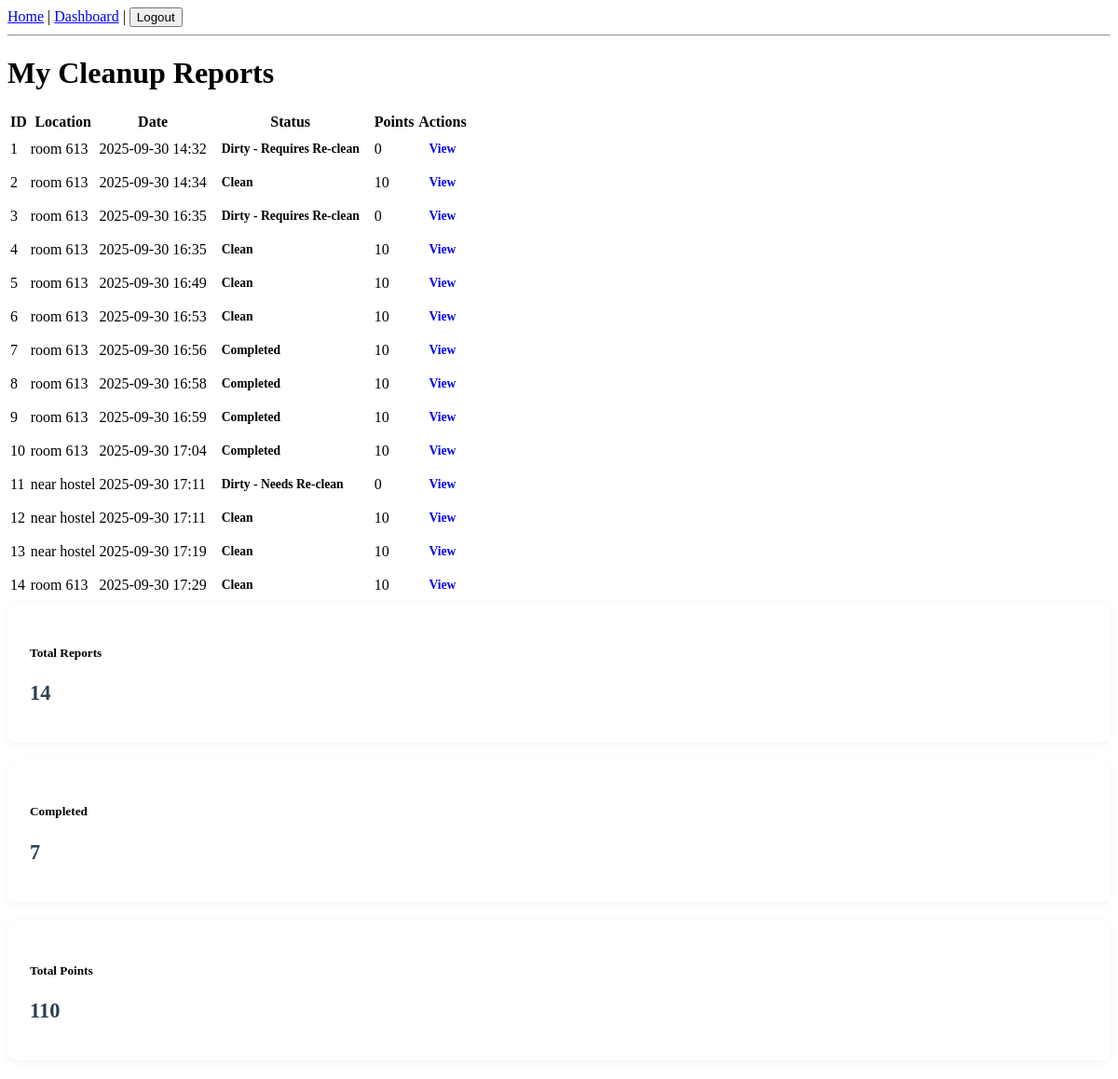
Page /user_reports (signed in) on the committed database.
### app.py (models this page shows, shortened)
class CleanupReport(db.Model):
    id = db.Column(db.Integer, primary_key=True)
    location = db.Column(db.String(200), nullable=False, index=True)
    reported_by = db.Column(db.String(150), nullable=False, index=True)
    notes = db.Column(db.Text)
    photo = db.Column(db.LargeBinary)
    photo_filename = db.Column(db.String(255))
    submitted_photo = db.Column(db.LargeBinary)
    submitted_photo_filename = db.Column(db.String(255))
    status = db.Column(db.String(50), default='Pending', index=True)
    created_at = db.Column(db.DateTime, default=db.func.now(), index=True)
    requested_by_id = db.Column(db.Integer, db.ForeignKey('user.id'), nullable=False)
    requested_by = db.relationship(
        'User',
        back_populates='cleanup_requests',
        foreign_keys=[requested_by_id]
    )
    submitted_by_cleaner_id = db.Column(db.Integer, db.ForeignKey('user.id'))
    submitted_by_cleaner = db.relationship(
        'User',
        back_populates='cleanups_submitted',
        foreign_keys=[submitted_by_cleaner_id]
    )
    is_complete = db.Column(db.Boolean, default=False, index=True)
    points_awarded = db.Column(db.Integer, default=0)
    rating = db.Column(db.Integer)

### app.py (the view)
@app.route('/user_reports')
@login_required
def user_reports():
    reports = CleanupReport.query.filter_by(reported_by=current_user.username).all()
    return render_template('user_reports.html', reports=reports)

### app.py (called while the page is built)
@app.context_processor
def inject_now():
    return {'now': datetime.now()}

@login_manager.user_loader
def load_user(user_id: str):
    return User.query.get(int(user_id))

### templates/user_reports.html (shortened to what this page needs)
{% extends "base.html" %}
{% block content %}
<div class="container">
    <h1>My Cleanup Reports</h1>
    {% if reports %}
        <div class="table-responsive mt-4">
            <table class="table table-striped">
                <thead>
                    <tr>
                        <th>ID</th>
                        <th>Location</th>
                        <th>Date</th>
                        <th>Status</th>
                        <th>Points</th>
                        <th>Actions</th>
                    </tr>
                </thead>
                <tbody>
                    {% for report in reports %}
                        <tr>
                            <td>{{ report.id }}</td>
                            <td>{{ report.location }}</td>
                            <td>{{ report.created_at.strftime('%Y-%m-%d %H:%M') }}</td>
                            <td>
                                <span class="badge bg-{{ 'success' if report.status == 'Clean' else 'warning' if report.status == 'Pending' else 'danger' }}">
                                    {{ report.status }}
                                </span>
                            </td>
                            <td>{{ report.points_awarded }}</td>
                            <td>
                                <a href="{{ url_for('view_report', report_id=report.id) }}" class="btn btn-sm btn-primary">View</a>
                            </td>
                        </tr>
                    {% endfor %}
                </tbody>
            </table>
        </div>
    {% endif %}
    <div class="row mt-4">
        <div class="col-md-4">
            <div class="card bg-primary text-white">
                <div class="card-body">
                    <h5 class="card-title">Total Reports</h5>
                    <h2>{{ reports|length }}</h2>
                </div>
            </div>
        </div>
        <div class="col-md-4">
            <div class="card bg-success text-white">
                <div class="card-body">
                    <h5 class="card-title">Completed</h5>
                    <h2>{{ reports|selectattr('status', 'equalto', 'Clean')|list|length }}</h2>
                </div>
            </div>
        </div>
        <div class="col-md-4">
            <div class="card bg-info text-white">
                <div class="card-body">
                    <h5 class="card-title">Total Points</h5>
                    <h2>{{ reports|sum(attribute='points_awarded') }}</h2>
                </div>
            </div>
        </div>
    </div>
</div>
{% endblock %}

### static/css/cleaner_dashboard.css (style rules this page uses)
:root { --primary-blue: #2e86de; --primary-hover: #1e66be; --success-green: #28a745; --success-hover: #218838; --neutral-light: #f5f7fa; --neutral-border: #dee2e6; --text-primary: #2f3640; --text-secondary: #7f8c8d; --shadow-light: 0 2px 10px rgba(0, 0, 0, 0.05); --shadow-medium: 0 4px 15px rgba(0, 0, 0, 0.1); --transition: all 0.2s ease-in-out; }
.card { background: white; border-radius: 10px; box-shadow: var(--shadow-light); padding: 24px; margin-bottom: 20px; transition: var(--transition); }
.card h2 { margin-top: 0; margin-bottom: 16px; color: #2c3e50; font-size: 1.4rem; font-weight: 700; }
.btn { border: none; border-radius: 6px; padding: 10px 16px; font-weight: 600; cursor: pointer; font-size: 0.9rem; transition: var(--transition); text-decoration: none; display: inline-block; text-align: center; }
.btn-sm { padding: 8px 12px; font-size: 0.85rem; }
.badge { display: inline-block; padding: 6px 12px; border-radius: 6px; font-size: 0.85rem; font-weight: 600; }

### rows in the picture
CleanupReport: id "1", location "room 613", created_at "2025-09-30 14:32", status "Dirty - Requires Re-clean", points_awarded "0"
CleanupReport: id "2", location "room 613", created_at "2025-09-30 14:34", status "Clean", points_awarded "10"
CleanupReport: id "3", location "room 613", created_at "2025-09-30 16:35", status "Dirty - Requires Re-clean", points_awarded "0"
CleanupReport: id "4", location "room 613", created_at "2025-09-30 16:35", status "Clean", points_awarded "10"
CleanupReport: id "5", location "room 613", created_at "2025-09-30 16:49", status "Clean", points_awarded "10"
CleanupReport: id "6", location "room 613", created_at "2025-09-30 16:53", status "Clean", points_awarded "10"
CleanupReport: id "7", location "room 613", created_at "2025-09-30 16:56", status "Completed", points_awarded "10"
CleanupReport: id "8", location "room 613", created_at "2025-09-30 16:58", status "Completed", points_awarded "10"
CleanupReport: id "9", location "room 613", created_at "2025-09-30 16:59", status "Completed", points_awarded "10"
CleanupReport: id "10", location "room 613", created_at "2025-09-30 17:04", status "Completed", points_awarded "10"
CleanupReport: id "11", location "near hostel", created_at "2025-09-30 17:11", status "Dirty - Needs Re-clean", points_awarded "0"
CleanupReport: id "12", location "near hostel", created_at "2025-09-30 17:11", status "Clean", points_awarded "10"
CleanupReport: id "13", location "near hostel", created_at "2025-09-30 17:19", status "Clean", points_awarded "10"
CleanupReport: id "14", location "room 613", created_at "2025-09-30 17:29", status "Clean", points_awarded "10"

### other values in the picture
{{ reports|length }} "14"
{{ reports|selectattr('status', 'equalto', 'Clean')|list|length }} "7"
{{ reports|sum(attribute='points_awarded') }} "110"
